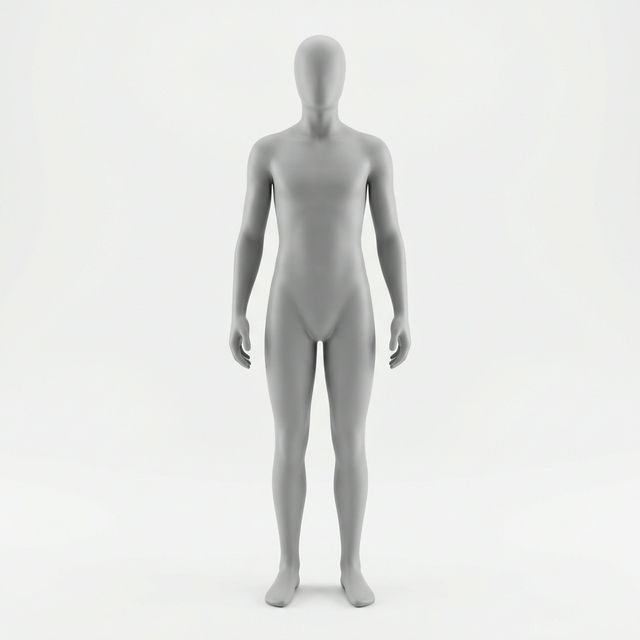
#> input picture assets/images/mannequin_front.jpg, 640 x 640 px
$ python -i attribute_extractor.py   (imports and definitions only)   (older library calls are emulated)
#> lines starting #> are read from the running program, lines starting #| are printed output that depends on the picture; after the words box and inside, x2 and y2 are one past the last pixel; in counts of white or black regions, pixels touching at a corner belong together
"""
Comprehensive Clothing Attribute Extraction
Color, pattern, material, and texture analysis
"""

import cv2
import numpy as np
from typing import List, Dict, Tuple, Optional
from PIL import Image
from sklearn.cluster import KMeans
import logging
from dataclasses import dataclass
import base64

logger = logging.getLogger(__name__)


# Extended FASHION-SPECIFIC color names mapping (100+ colors)
COLOR_NAMES = {
    # === BLACKS & WHITES ===
    (0, 0, 0): "black",
    (25, 25, 25): "jet black",
    (50, 50, 50): "charcoal",
    (255, 255, 255): "white",
    (250, 249, 246): "off-white",
    (255, 253, 245): "cream",
    (255, 255, 240): "ivory",
    (245, 245, 240): "eggshell",

    # === GRAYS ===
    (70, 70, 70): "dark gray",
    (105, 105, 105): "dim gray",
    (128, 128, 128): "gray",
    (169, 169, 169): "medium gray",
    (192, 192, 192): "silver",
    (211, 211, 211): "light gray",
    (220, 220, 220): "gainsboro",
    (112, 128, 144): "slate gray",

    # === BROWNS & TANS ===
    (139, 69, 19): "saddle brown",
    (160, 82, 45): "sienna",
    (165, 42, 42): "brown",
    (101, 67, 33): "dark brown",
    (150, 75, 0): "chocolate",
    (193, 154, 107): "camel",
    (154, 70, 20): "cognac",
    (210, 180, 140): "tan",
    (245, 245, 220): "beige",
    (188, 143, 143): "rosy brown",
    (210, 105, 30): "rust",
    (72, 60, 50): "taupe",
    (194, 178, 128): "sand",

    # === DENIM COLORS ===
    (21, 96, 189): "denim blue",
    (40, 75, 120): "dark wash denim",
    (90, 130, 180): "medium wash denim",
    (140, 170, 210): "light wash denim",
    (30, 50, 80): "raw denim",
    (80, 80, 95): "black denim",

    # === REDS ===
    (255, 0, 0): "red",
    (220, 20, 60): "crimson",
    (178, 34, 34): "firebrick",
    (139, 0, 0): "dark red",
    (128, 0, 32): "burgundy",
    (128, 0, 0): "maroon",
    (114, 47, 55): "wine",
    (222, 49, 99): "cherry",
    (255, 99, 71): "tomato red",
    (255, 127, 80): "coral",
    (183, 65, 14): "rust red",
    (226, 114, 91): "terracotta",

    # === PINKS ===
    (255, 192, 203): "pink",
    (255, 182, 193): "light pink",
    (255, 105, 180): "hot pink",
    (255, 20, 147): "deep pink",
    (219, 112, 147): "dusty rose",
    (194, 129, 140): "mauve",
    (199, 21, 133): "magenta",
    (230, 190, 180): "blush",
    (255, 111, 255): "bright pink",

    # === ORANGES ===
    (255, 165, 0): "orange",
    (255, 140, 0): "dark orange",
    (255, 69, 0): "red orange",
    (255, 200, 150): "peach",
    (251, 206, 177): "apricot",
    (255, 127, 80): "coral orange",
    (204, 85, 0): "burnt orange",
    (255, 204, 0): "tangerine",

    # === YELLOWS ===
    (255, 255, 0): "yellow",
    (255, 215, 0): "gold",
    (255, 219, 88): "mustard",
    (238, 232, 170): "pale gold",
    (240, 230, 140): "khaki",
    (255, 255, 224): "pale yellow",
    (255, 255, 191): "butter",
    (255, 247, 0): "lemon",

    # === GREENS ===
    (0, 128, 0): "green",
    (0, 100, 0): "dark green",
    (34, 139, 34): "forest green",
    (53, 94, 59): "hunter green",
    (128, 128, 0): "olive",
    (75, 83, 32): "army green",
    (188, 184, 138): "sage",
    (189, 252, 201): "mint",
    (80, 200, 120): "emerald",
    (0, 128, 128): "teal",
    (50, 205, 50): "lime",
    (144, 238, 144): "light green",

    # === BLUES ===
    (0, 0, 255): "blue",
    (0, 0, 128): "navy blue",
    (0, 0, 139): "dark blue",
    (25, 25, 112): "midnight blue",
    (0, 71, 171): "cobalt",
    (65, 105, 225): "royal blue",
    (100, 149, 237): "cornflower blue",
    (70, 130, 180): "steel blue",
    (135, 206, 235): "sky blue",
    (173, 216, 230): "light blue",
    (137, 207, 240): "baby blue",
    (176, 224, 230): "powder blue",
    (64, 224, 208): "turquoise",
    (0, 255, 255): "cyan",

    # === PURPLES ===
    (128, 0, 128): "purple",
    (75, 0, 130): "indigo",
    (97, 64, 81): "eggplant",
    (142, 69, 133): "plum",
    (138, 43, 226): "violet",
    (230, 230, 250): "lavender",
    (200, 162, 200): "lilac",
    (186, 85, 211): "orchid",
    (148, 0, 211): "dark violet",
}


@dataclass
class ColorInfo:
    """Color information"""
    name: str
    rgb: Tuple[int, int, int]
    hex: str
    percentage: float


@dataclass
class PatternInfo:
    """Pattern detection result"""
    type: str
    confidence: float
    complexity: float
    description: str


@dataclass
class MaterialInfo:
    """Material/texture prediction"""
    material: str
    confidence: float
    texture: str
    features: Dict[str, float]


class AttributeExtractor:
    """
    Advanced clothing attribute extraction including:
    - Color analysis (dominant colors, palettes)
    - Pattern recognition (stripes, dots, floral, etc.)
    - Material/texture prediction
    - Style classification
    - Clothing details (collar, sleeves, closure, fit)
    """

    def __init__(self):
        self.pattern_types = [
            "solid", "striped", "plaid", "checkered", "polka dot",
            "floral", "geometric", "animal print", "camouflage",
            "tie-dye", "gradient", "abstract", "printed text"
        ]

        self.materials = [
            "cotton", "silk", "denim", "leather", "wool",
            "polyester", "linen", "velvet", "satin", "knit"
        ]

        # === NEW: Detailed clothing attributes ===

        # Collar/Neckline types
        self.collar_types = [
            "crew neck", "v-neck", "scoop neck", "turtleneck", "mock neck",
            "polo collar", "button-down collar", "spread collar", "mandarin collar",
            "hooded", "cowl neck", "boat neck", "square neck", "halter",
            "off-shoulder", "one-shoulder", "strapless", "peter pan collar"
        ]

        # Sleeve types
        self.sleeve_types = [
            "short sleeve", "long sleeve", "3/4 sleeve", "sleeveless",
            "cap sleeve", "raglan sleeve", "puff sleeve", "bell sleeve",
            "bishop sleeve", "dolman sleeve", "roll-up sleeve", "cuffed"
        ]

        # Closure/Opening types
        self.closure_types = [
            "pullover", "full zip", "half zip", "quarter zip",
            "button-up", "button-down", "snap buttons", "toggle buttons",
            "drawstring", "hook and eye", "velcro", "wrap", "tie front",
            "hidden placket", "double-breasted", "single-breasted"
        ]

        # Fit types
        self.fit_types = [
            "slim fit", "regular fit", "relaxed fit", "oversized",
            "tailored", "loose", "fitted", "cropped", "boxy"
        ]

        # Length types (for various clothing)
        self.length_types = [
            "cropped", "waist-length", "hip-length", "thigh-length",
            "knee-length", "midi", "maxi", "full-length", "ankle-length"
        ]

        # Pocket types
        self.pocket_types = [
            "no pockets", "side pockets", "front pockets", "back pockets",
            "kangaroo pocket", "chest pocket", "flap pockets", "zippered pockets",
            "patch pockets", "welt pockets", "cargo pockets"
        ]

    def extract_dominant_colors(
        self,
        image: np.ndarray,
        n_colors: int = 5,
        sample_size: int = 10000
    ) -> List[ColorInfo]:
        """
        Extract dominant colors using K-means clustering

        Args:
            image: BGR image
            n_colors: Number of dominant colors to extract
            sample_size: Number of pixels to sample

        Returns:
            List of ColorInfo sorted by percentage
        """
        # Convert to RGB
        rgb_image = cv2.cvtColor(image, cv2.COLOR_BGR2RGB)

        # Reshape to pixels
        pixels = rgb_image.reshape(-1, 3)

        # Sample if too large
        if len(pixels) > sample_size:
            indices = np.random.choice(len(pixels), sample_size, replace=False)
            pixels = pixels[indices]

        # Remove very dark and very bright pixels (likely background)
        mask = ~((pixels.max(axis=1) < 30) | (pixels.min(axis=1) > 240))
        pixels = pixels[mask]

        if len(pixels) < n_colors:
            return []

        # K-means clustering
        kmeans = KMeans(n_clusters=n_colors, random_state=42, n_init=10)
        kmeans.fit(pixels)

        # Get colors and counts
        colors = kmeans.cluster_centers_.astype(int)
        labels = kmeans.labels_
        counts = np.bincount(labels)

        # Sort by frequency
        sorted_indices = np.argsort(-counts)

        color_infos = []
        total = counts.sum()

        for idx in sorted_indices:
            rgb = tuple(colors[idx])
            percentage = float(counts[idx]) / total * 100

            color_name = self._get_color_name(rgb)
            hex_code = "#{:02x}{:02x}{:02x}".format(*rgb)

            color_infos.append(ColorInfo(
                name=color_name,
                rgb=rgb,
                hex=hex_code,
                percentage=percentage
            ))

        return color_infos

    def _get_color_name(self, rgb: Tuple[int, int, int]) -> str:
        """Find closest color name"""
        min_distance = float('inf')
        closest_name = "unknown"

        for color_rgb, name in COLOR_NAMES.items():
            # Euclidean distance in RGB space
            distance = np.sqrt(sum((a - b) ** 2 for a, b in zip(rgb, color_rgb)))

            if distance < min_distance:
                min_distance = distance
                closest_name = name

        return closest_name

    def detect_pattern(self, image: np.ndarray) -> PatternInfo:
        """
        Detect clothing pattern type using computer vision

        Args:
            image: BGR image

        Returns:
            PatternInfo with pattern type and confidence
        """
        # Convert to grayscale
        gray = cv2.cvtColor(image, cv2.COLOR_BGR2GRAY)

        # Calculate features
        features = {}

        # 1. Edge density (high for patterns)
        edges = cv2.Canny(gray, 50, 150)
        features['edge_density'] = np.sum(edges > 0) / edges.size

        # 2. Frequency analysis
        f = np.fft.fft2(gray)
        fshift = np.fft.fftshift(f)
        magnitude_spectrum = np.log(np.abs(fshift) + 1)
        features['frequency_variance'] = np.var(magnitude_spectrum)

        # 3. Texture uniformity
        features['std_dev'] = np.std(gray)
        features['mean'] = np.mean(gray)

        # 4. Color variation
        hsv = cv2.cvtColor(image, cv2.COLOR_BGR2HSV)
        features['hue_variance'] = np.var(hsv[:, :, 0])
        features['saturation_mean'] = np.mean(hsv[:, :, 1])

        # Pattern classification based on features
        pattern_type, confidence = self._classify_pattern(features)

        # Calculate complexity
        complexity = self._calculate_pattern_complexity(features)

        # Generate description
        description = self._generate_pattern_description(pattern_type, complexity, features)

        return PatternInfo(
            type=pattern_type,
            confidence=confidence,
            complexity=complexity,
            description=description
        )

    def _classify_pattern(self, features: Dict[str, float]) -> Tuple[str, float]:
        """Classify pattern based on features"""
        edge_density = features['edge_density']
        freq_var = features['frequency_variance']
        std_dev = features['std_dev']
        hue_var = features['hue_variance']

        # Solid/minimal pattern
        if edge_density < 0.1 and std_dev < 30:
            return "solid", 0.95

        # Striped (high frequency in one direction)
        if edge_density > 0.15 and freq_var > 5000:
            return "striped", 0.75

        # Polka dot (circular patterns)
        if 0.1 < edge_density < 0.2 and freq_var < 3000:
            return "polka dot", 0.65

        # Floral/complex (high color variation)
        if hue_var > 500 and edge_density > 0.15:
            return "floral", 0.70

        # Checkered/plaid
        if edge_density > 0.20 and 3000 < freq_var < 6000:
            return "checkered", 0.70

        # Geometric
        if edge_density > 0.15 and std_dev > 40:
            return "geometric", 0.65

        # Default
        if edge_density < 0.12:
            return "solid", 0.80
        else:
            return "printed", 0.60

    def _calculate_pattern_complexity(self, features: Dict[str, float]) -> float:
        """Calculate pattern complexity score 0-1"""
        # Normalize and combine features
        edge_norm = min(features['edge_density'] / 0.3, 1.0)
        freq_norm = min(features['frequency_variance'] / 10000, 1.0)
        std_norm = min(features['std_dev'] / 100, 1.0)

        complexity = (edge_norm * 0.4 + freq_norm * 0.3 + std_norm * 0.3)
        return float(complexity)

    def _generate_pattern_description(
        self,
        pattern_type: str,
        complexity: float,
        features: Dict[str, float]
    ) -> str:
        """Generate human-readable pattern description"""
        complexity_desc = "simple" if complexity < 0.3 else "moderate" if complexity < 0.7 else "complex"

        if pattern_type == "solid":
            return f"Solid color with minimal pattern"
        elif pattern_type == "striped":
            return f"{complexity_desc.capitalize()} striped pattern"
        elif pattern_type == "polka dot":
            return f"{complexity_desc.capitalize()} polka dot pattern"
        elif pattern_type == "floral":
            return f"{complexity_desc.capitalize()} floral print"
        elif pattern_type == "checkered":
            return f"{complexity_desc.capitalize()} checkered pattern"
        else:
            return f"{complexity_desc.capitalize()} {pattern_type} pattern"

    def predict_material(self, image: np.ndarray) -> MaterialInfo:
        """
        Predict material/texture from image features

        Note: This is a heuristic-based approach. For production,
        consider fine-tuning a CNN on material datasets.

        Args:
            image: BGR image

        Returns:
            MaterialInfo with material prediction
        """
        # Extract texture features
        gray = cv2.cvtColor(image, cv2.COLOR_BGR2GRAY)

        features = {}

        # 1. Smoothness (low variance = smooth materials)
        features['smoothness'] = 1.0 / (1.0 + np.std(gray) / 50)

        # 2. Shininess (detect highlights)
        _, bright = cv2.threshold(gray, 200, 255, cv2.THRESH_BINARY)
        features['shininess'] = np.sum(bright > 0) / bright.size

        # 3. Texture energy (Gabor filters would be better)
        laplacian = cv2.Laplacian(gray, cv2.CV_64F)
        features['texture_energy'] = np.var(laplacian) / 1000

        # 4. Color saturation
        hsv = cv2.cvtColor(image, cv2.COLOR_BGR2HSV)
        features['saturation'] = np.mean(hsv[:, :, 1]) / 255

        # Simple rule-based classification
        material, confidence, texture = self._classify_material(features)

        return MaterialInfo(
            material=material,
            confidence=confidence,
            texture=texture,
            features=features
        )

    def _classify_material(self, features: Dict[str, float]) -> Tuple[str, float, str]:
        """Classify material based on features"""
        smoothness = features['smoothness']
        shininess = features['shininess']
        texture_energy = features['texture_energy']
        saturation = features['saturation']

        # Silk/satin (smooth + shiny)
        if smoothness > 0.7 and shininess > 0.05:
            return "silk/satin", 0.70, "smooth"

        # Leather (smooth, medium shine, high saturation)
        if smoothness > 0.6 and shininess > 0.02 and saturation > 0.4:
            return "leather", 0.65, "smooth"

        # Denim (textured, low shine)
        if texture_energy > 1.5 and shininess < 0.02 and smoothness < 0.5:
            return "denim", 0.70, "rough"

        # Wool/knit (textured, low shine)
        if texture_energy > 2.0 and smoothness < 0.4:
            return "wool/knit", 0.65, "knitted"

        # Cotton (medium texture, low shine)
        if smoothness > 0.4 and shininess < 0.03:
            return "cotton", 0.75, "woven"

        # Polyester (smooth, slight shine)
        if smoothness > 0.5 and 0.01 < shininess < 0.04:
            return "polyester", 0.60, "smooth"

        # Default
        return "cotton blend", 0.50, "woven"

    def extract_all_attributes(self, image: np.ndarray) -> Dict:
        """
        Extract all attributes from clothing image

        Args:
            image: BGR image

        Returns:
            Dictionary with all attributes
        """
        import time
        start_time = time.time()

        # Extract colors
        colors = self.extract_dominant_colors(image, n_colors=5)

        # Detect pattern
        pattern = self.detect_pattern(image)

        # Predict material
        material = self.predict_material(image)

        processing_time = (time.time() - start_time) * 1000

        return {
            "colors": [
                {
                    "name": c.name,
                    "rgb": c.rgb,
                    "hex": c.hex,
                    "percentage": round(c.percentage, 2)
                }
                for c in colors
            ],
            "primaryColor": colors[0].name if colors else "unknown",
            "colorPalette": [c.hex for c in colors[:3]],
            "pattern": {
                "type": pattern.type,
                "confidence": round(pattern.confidence, 3),
                "complexity": round(pattern.complexity, 3),
                "description": pattern.description
            },
            "material": {
                "type": material.material,
                "confidence": round(material.confidence, 3),
                "texture": material.texture
            },
            "processingTimeMs": round(processing_time, 1)
        }


# [25 lines left out: function extract_attributes_from_base64, not called in this run]

>>> import cv2
>>> picture = cv2.imread('../../assets/images/mannequin_front.jpg')
#> picture is the input picture: shape (640, 640, 3); mean B, G, R 226.7, 228.9, 227.9
>>> result = AttributeExtractor().extract_all_attributes(picture)
#> in extract_dominant_colors, `indices = np.random.choice(len(pixels), sample_size, replace=False)`: indices = 10000 values, max 409570 at index 7052, min 163 at index 5634, mean 204666.1
#> in extract_all_attributes, `colors = self.extract_dominant_colors(image, n_colors=5)`: colors = 5 items
#> in detect_pattern, `edges = cv2.Canny(gray, 50, 150)`:
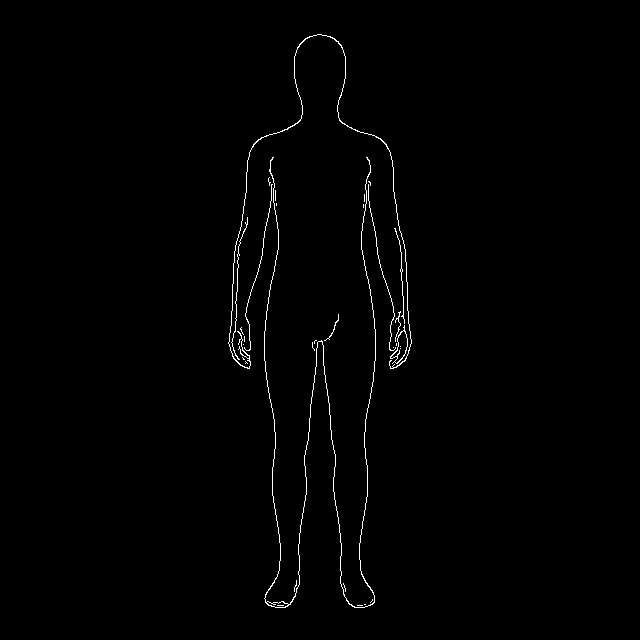
#> edges: shape (640, 640); 0.83% white in thin lines or dots, all inside (x1, y1, x2, y2) = (228, 34, 412, 608)
#> in detect_pattern, `magnitude_spectrum = np.log(np.abs(fshift) + 1)`:
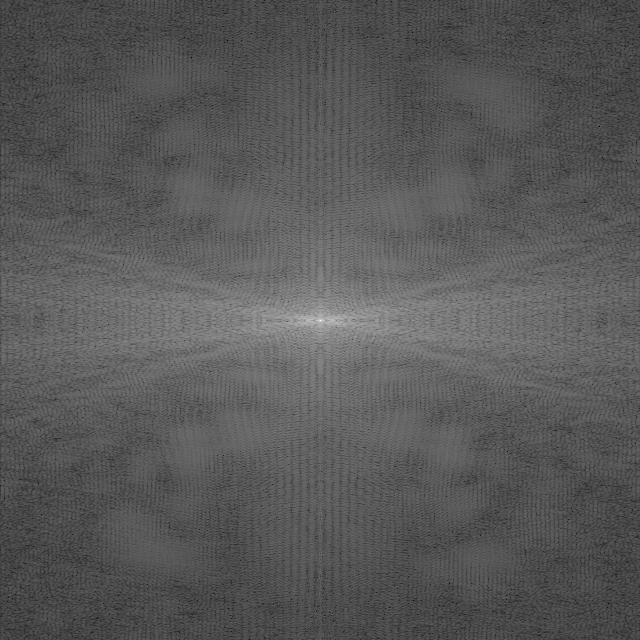
#> magnitude_spectrum: shape (640, 640) float64; min 0.386, max 18.35, mean 6.64; drawn with min black and max white
#> in _classify_pattern, `edge_density = features['edge_density']`: edge_density = 0.00832
#> in _classify_pattern, `freq_var = features['frequency_variance']`: freq_var = 1.52
#> in _classify_pattern, `std_dev = features['std_dev']`: std_dev = 30.3
#> in _classify_pattern, `hue_var = features['hue_variance']`: hue_var = 435.5
#> in detect_pattern, `pattern_type, confidence = self._classify_pattern(features)`: pattern_type = 'solid'; confidence = 0.8
#> in _calculate_pattern_complexity, `edge_norm = min(features['edge_density'] / 0.3, 1.0)`: edge_norm = 0.0277
#> in _calculate_pattern_complexity, `freq_norm = min(features['frequency_variance'] / 10000, 1.0)`: freq_norm = 0.000152
#> in _calculate_pattern_complexity, `std_norm = min(features['std_dev'] / 100, 1.0)`: std_norm = 0.303
#> in _calculate_pattern_complexity, `complexity = (edge_norm * 0.4 + freq_norm * 0.3 + std_norm * 0.3)`: complexity = 0.102
#> in _generate_pattern_description, `complexity_desc = "simple" if complexity < 0.3 else "moderate" if comp..`: complexity_desc = 'simple'
#> in detect_pattern, `description = self._generate_pattern_description(pattern_type, complex..`: description = 'Solid color with minimal pattern'
#> in predict_material, `_, bright = cv2.threshold(gray, 200, 255, cv2.THRESH_BINARY)`:
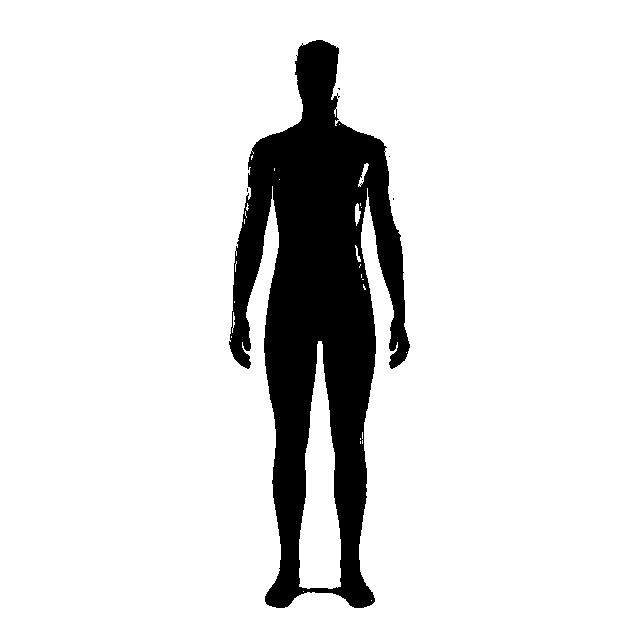
#> bright: shape (640, 640); 87.8% white; 6 black regions (5 under 20 px), largest, box (x1, y1, x2, y2) and area: (229, 40, 410, 608) 49854
#> in predict_material, `laplacian = cv2.Laplacian(gray, cv2.CV_64F)`:
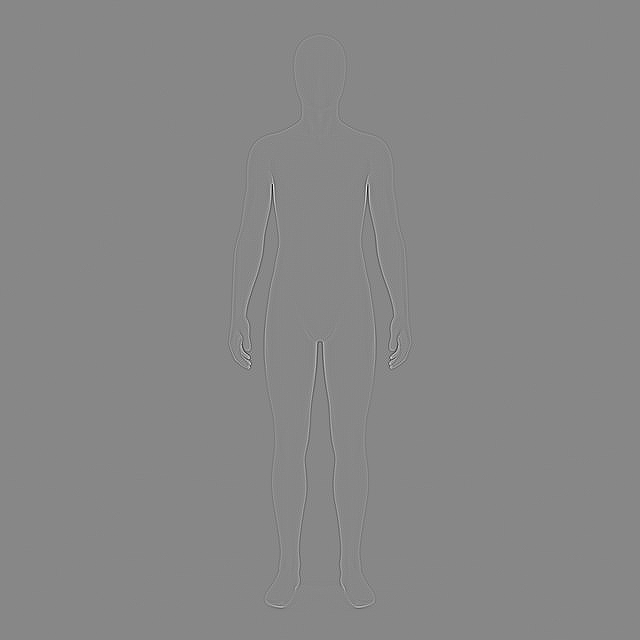
#> laplacian: shape (640, 640) float64; min -320, max 282, mean 0; drawn with min black and max white
#> in _classify_material, `smoothness = features['smoothness']`: smoothness = 0.623
#> in _classify_material, `shininess = features['shininess']`: shininess = 0.878
#> in _classify_material, `texture_energy = features['texture_energy']`: texture_energy = 0.0595
#> in _classify_material, `saturation = features['saturation']`: saturation = 0.00994
#> in predict_material, `material, confidence, texture = self._classify_material(features)`: material = 'cotton blend'; confidence = 0.5; texture = 'woven'
#> result = 6 items
